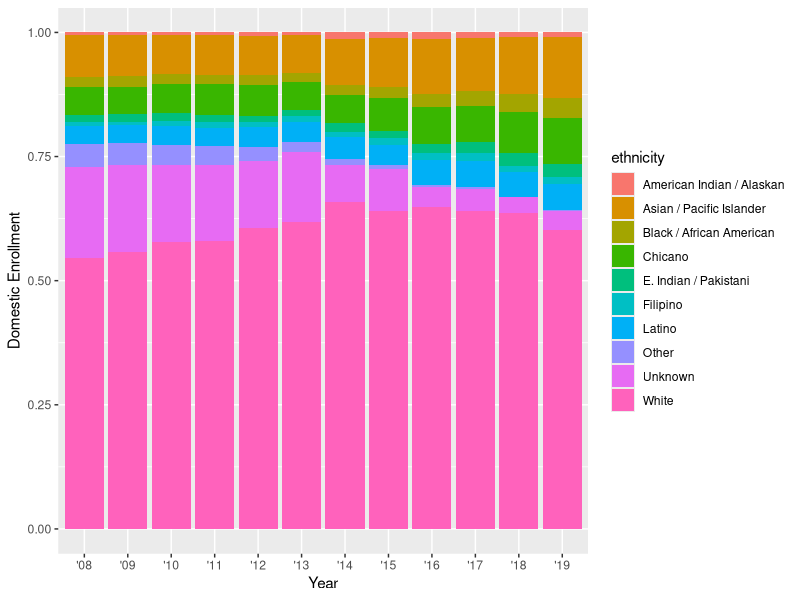

Generate this figure with R:
## ---- chunk 1
knitr::opts_chunk$set(echo = TRUE)
library(tidyverse)
library(here)
## ---- chunk 2
ucsb_grad <- read_csv(here("data", "ucsb_grad_data.csv"))
## ---- chunk 3
ggplot(data = ucsb_grad, aes(year_abbr, y = domestic_enrollment, fill = ethnicity)) + 
  geom_col(position = "fill") +
  labs(x = "Year",
       y = "Domestic Enrollment")
